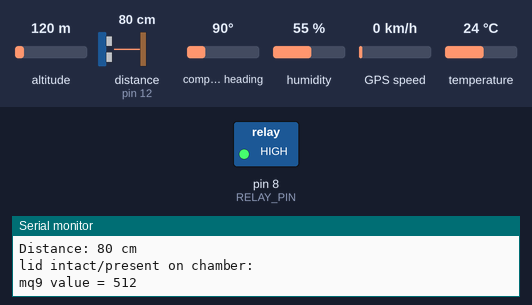
A sketch run on a simulated Arduino Uno, built with avr-gcc and run on an emulated ATmega328P. Shown: switched loads named in the sketch (green lamp = pin HIGH), the last lines printed to the serial monitor. Wiring (inferred from the names in the program): ultrasonic range finder: trigger pin 13; echo pin 12. Inputs (shaded band) come from the test bench; at power-on: distance to the obstacle (sensor on pin 12) 80 cm, altitude 120 m, compass heading 90°, humidity 55 %, GPS speed 0 km/h, temperature 24 °C. The echo pulse lasts 58.3 µs per cm; the GPS gets a fix after 3 s at 37.7749, -122.4194 with 8 satellites; pins used as bus, display or sensor lines are not drawn.

Above: at 1.7 s.
1.8 s: distance to the obstacle (sensor on pin 12) set to 120 cm
At 5.5 s:
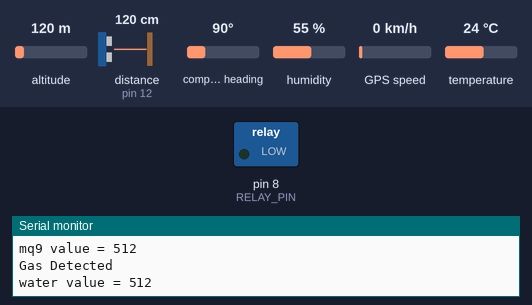
Timing chart, 0 to 7.0 s (numbered marks = the images above; inputs shaded):
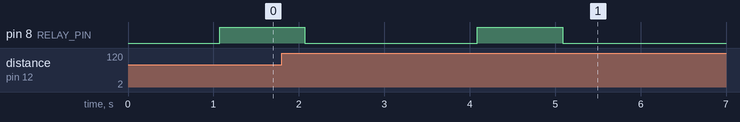

The sketch:

manhole_detection.ino
```cpp
#include <SoftwareSerial.h> // create serial connection and help to receive and transmit the data                                                    //add the soft serial libray
char BT_input;

SoftwareSerial Bluetooth(0, 1); //creating a object  called bluetooth for bluetooth comunicaton where 0 is pin for receiving input and 1 is pin for transiting
const int RELAY_PIN = 8; //buzzer
const int mq9 = A0;
const int water = A1;
const int trigPin = 13;
const int echoPin = 12;


//digital write is used when the code internally wants to give some input for example a sensor wants to turn on buzzer then
//serial print is used when the print statement needs to be shown on the output window

// eg serial.Print("welcome to the manhole detection system ");

#include "DHT.h"
#define DHTPIN 2     // Digital pin connected to the DHT sensor
#define DHTTYPE DHT11   // DHT 11
DHT dht(DHTPIN, DHTTYPE);

//GPS
#include <TinyGPSPlus.h>
#include <SoftwareSerial.h>

SoftwareSerial GPS_SoftSerial(6, 7);

TinyGPSPlus gps;

volatile float minutes, seconds;
volatile int degree, secs, mins;
unsigned long start;
double lat_val, lng_val, alt_m_val;
bool loc_valid, alt_valid;
void setup() {

    Serial.begin(9600);             // Serial Communication is starting with 9600 of baudrate speed
    Bluetooth.begin(9600);
    GPS_SoftSerial.begin(9600);
    pinMode(mq9, INPUT);
    pinMode(water, INPUT);
    pinMode(RELAY_PIN, OUTPUT);
    digitalWrite(RELAY_PIN, LOW);//sets initial state of pin to low
    pinMode(trigPin, OUTPUT);//trig pin means sends a signal as pulse
    pinMode(echoPin, INPUT);//receives the pulse after hitting a objec and calculate the distance
    dht.begin();
    Bluetooth.println("fume recognition using intelligent chamber analysaton system");
    delay(500);//ms


}
void loop() {

  digitalWrite(trigPin, LOW);
  delayMicroseconds(2);
  digitalWrite(trigPin, HIGH);
  delayMicroseconds(10);
  digitalWrite(trigPin, LOW);

  // measure the duration of the echo pulse
  long duration = pulseIn(echoPin, HIGH);//pulse in measures the pulse produce by the trig pin and catching it in a variable called duration ,turn the buzzer on

  // calculate the distance in centimeters
  int distance = duration / 58;

  // print the distance to the serial monitor
  Serial.print("Distance: ");
  Serial.print(distance);
  Serial.println(" cm");

  // check if the distance is beyond 1 meter
  if (distance > 100) {
    digitalWrite(RELAY_PIN, HIGH); // turn on the buzzer
    Serial.print("lid is not present on chamber :\n");
  } else {
    digitalWrite(RELAY_PIN, LOW);
    Serial.print("lid intact/present on chamber: \n");  // turn off the buzzer
  }

  delay(500); // wait for 500 milliseconds


   //mq9
     int sensorValue = analogRead(A0); //as mq9 sensor generates analog value we use analog read
     Serial.print("mq9 value = ");
     Serial.println(sensorValue);

     if (sensorValue > 10)
     {
       digitalWrite(RELAY_PIN, HIGH);
       delay(1000);
       digitalWrite(RELAY_PIN, LOW);
       delay(1000);
       Serial.println("Gas Detected");
       Bluetooth.println("Gas Detected");
       delay(1000);
     }

     //water
     int water = analogRead(A1);
     Serial.print("water value = ");
     Serial.println(water);

     if (water > 500)
     {
       digitalWrite(RELAY_PIN, HIGH);
       delay(1000);
       digitalWrite(RELAY_PIN, LOW);
       delay(1000);
       Serial.println("water Detected");
       Bluetooth.println("water Detected");
       delay(1000);
     }

      //DHT11
      float h = dht.readHumidity();
      float t = dht.readTemperature();
      Serial.print("Humidity: ");
      Serial.println(h);
      Serial.print("Temperature: ");
      Serial.println(t);
      Bluetooth.print("Humidity: ");
      Bluetooth.println(h);
      Bluetooth.print("Temperature: ");
      Bluetooth.println(t);

     delay(1000);

      smartDelay(1000);

      lat_val = gps.location.lat();
      loc_valid = gps.location.isValid();
      lng_val = gps.location.lng();
      alt_m_val = gps.altitude.meters();
      alt_valid = gps.altitude.isValid();

      if (!loc_valid)
      {
        Serial.print("Latitude : ");
        Serial.println("18.492793579454936");
        Serial.print("Longitude : ");
        Serial.println("74.02555779715763");
        delay(4000);
      }
      else
      {
        Serial.println("GPS READING: ");
        DegMinSec(lat_val);
        Serial.print("Latitude in Decimal Degrees : ");
        Serial.println(lat_val, 6);

        DegMinSec(lng_val);
        Serial.print("Longitude in Decimal Degrees : ");
        Serial.println(lng_val, 6);
        delay(4000);
      }
   }
   static void smartDelay(unsigned long ms)
{
  unsigned long start = millis();
  do
  {
    while (GPS_SoftSerial.available())
    gps.encode(GPS_SoftSerial.read());
  } while (millis() - start < ms);
}

void DegMinSec( double tot_val)
{
  degree = (int)tot_val;
  minutes = tot_val - degree;
  seconds = 60 * minutes;
  minutes = (int)seconds;
  mins = (int)minutes;
  seconds = seconds - minutes;
  seconds = 60 * seconds;
  secs = (int)seconds;
}
```
